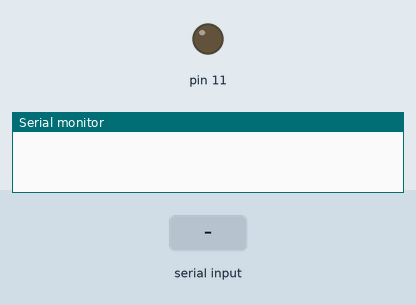
Recording of a sketch running on a simulated Arduino Uno, built with avr-gcc and run on an emulated ATmega328P. Parts: output pins drawn as LEDs (lit = HIGH), the last lines printed to the serial monitor. The test bench sets the inputs (shaded band).

Above: at 1.2 s.
1.3 s: "1" received over Serial
At 2.5 s:
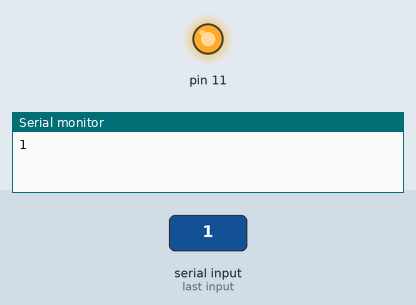
2.8 s: "2" received over Serial
At 3.6 s:
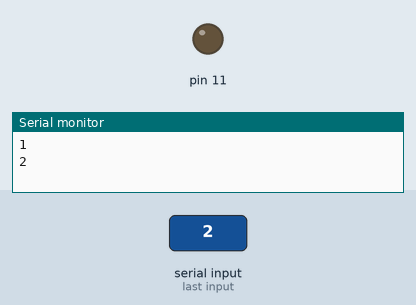
Timing chart, 0 to 5.8 s (numbered marks = the images above; inputs shaded):
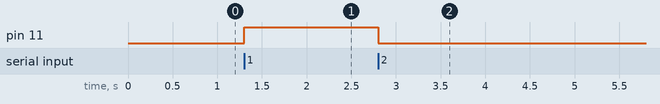

The sketch:

serial_begin.ino
```cpp
void setup() {
  // put your setup code here, to run once:
  Serial.begin(9600);
  pinMode(11,OUTPUT);
}

void loop() {
  // put your main code here, to run repeatedly:
  if (Serial.available()){
    char read_data=Serial.read();
    if (read_data=='1'){
      Serial.println(read_data);
      digitalWrite(11,HIGH);
      delay(1000);
    }
    else if(read_data=='2'){
      Serial.println(read_data);
      digitalWrite(11,LOW);
      delay(1000);
    }
}
}
```

Measured:
- after the input at 1.3 s, pin 11: LOW → HIGH at once
- after the input at 2.8 s, pin 11: HIGH → LOW at once
